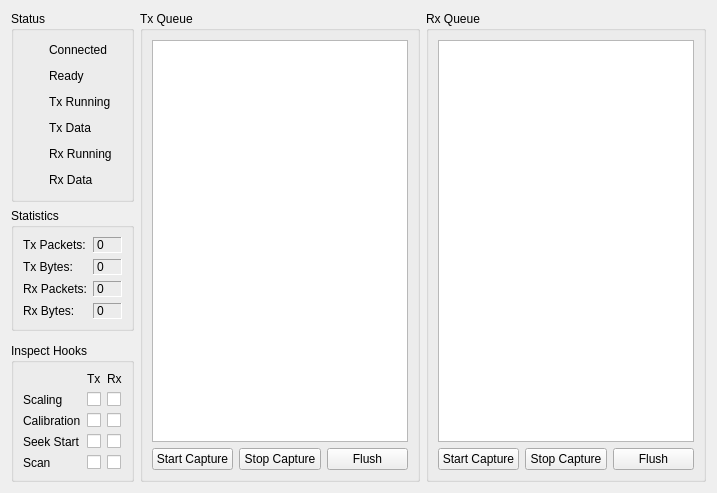
      <widget class="QWidget" name="tab_2">
       <attribute name="title">
        <string>Movement Control</string>
       </attribute>
       <layout class="QGridLayout" name="gridLayout_5" rowstretch="0,0,0,0">
        <item row="0" column="0" alignment="Qt::AlignTop">
         <widget class="QGroupBox" name="groupBox_5">
          <property name="title">
           <string>Status</string>
          </property>
          <property name="flat">
           <bool>true</bool>
          </property>
          <layout class="QGridLayout" name="gridLayout_3">
           <item row="3" column="0">
            <widget class="QWidget" name="tx_data_ind" native="true">
             <property name="sizePolicy">
              <sizepolicy hsizetype="Fixed" vsizetype="Fixed">
               <horstretch>0</horstretch>
               <verstretch>0</verstretch>
              </sizepolicy>
             </property>
             <property name="minimumSize">
              <size>
               <width>20</width>
               <height>20</height>
              </size>
             </property>
             <property name="maximumSize">
              <size>
               <width>20</width>
               <height>20</height>
              </size>
             </property>
             <property name="styleSheet">
              <string notr="true">background: &quot;red&quot;;</string>
             </property>
            </widget>
           </item>
           <item row="1" column="0">
            <widget class="QWidget" name="ready_ind" native="true">
             <property name="sizePolicy">
              <sizepolicy hsizetype="Fixed" vsizetype="Fixed">
               <horstretch>0</horstretch>
               <verstretch>0</verstretch>
              </sizepolicy>
             </property>
             <property name="minimumSize">
              <size>
               <width>20</width>
               <height>20</height>
              </size>
             </property>
             <property name="maximumSize">
              <size>
               <width>20</width>
               <height>20</height>
              </size>
             </property>
             <property name="styleSheet">
              <string notr="true">background: &quot;red&quot;;</string>
             </property>
            </widget>
           </item>
           <item row="2" column="0">
            <widget class="QWidget" name="tx_running_ind" native="true">
             <property name="sizePolicy">
              <sizepolicy hsizetype="Fixed" vsizetype="Fixed">
               <horstretch>0</horstretch>
               <verstretch>0</verstretch>
              </sizepolicy>
             </property>
             <property name="minimumSize">
              <size>
               <width>20</width>
               <height>20</height>
              </size>
             </property>
             <property name="maximumSize">
              <size>
               <width>20</width>
               <height>20</height>
              </size>
             </property>
             <property name="styleSheet">
              <string notr="true">background: &quot;red&quot;;</string>
             </property>
            </widget>
           </item>
           <item row="0" column="0">
            <widget class="QWidget" name="connected_ind" native="true">
             <property name="sizePolicy">
              <sizepolicy hsizetype="Fixed" vsizetype="Fixed">
               <horstretch>0</horstretch>
               <verstretch>0</verstretch>
              </sizepolicy>
             </property>
             <property name="minimumSize">
              <size>
               <width>20</width>
               <height>20</height>
              </size>
             </property>
             <property name="maximumSize">
              <size>
               <width>20</width>
               <height>20</height>
              </size>
             </property>
             <property name="styleSheet">
              <string notr="true">background: &quot;red&quot;;</string>
             </property>
            </widget>
           </item>
           <item row="4" column="0">
            <widget class="QWidget" name="rx_running_ind" native="true">
             <property name="sizePolicy">
              <sizepolicy hsizetype="Fixed" vsizetype="Fixed">
               <horstretch>0</horstretch>
               <verstretch>0</verstretch>
              </sizepolicy>
             </property>
             <property name="minimumSize">
              <size>
               <width>20</width>
               <height>20</height>
              </size>
             </property>
             <property name="maximumSize">
              <size>
               <width>20</width>
               <height>20</height>
              </size>
             </property>
             <property name="styleSheet">
              <string notr="true">background: &quot;red&quot;;</string>
             </property>
            </widget>
           </item>
           <item row="1" column="1">
            <widget class="QLabel" name="label_16">
             <property name="text">
              <string>Ready</string>
             </property>
            </widget>
           </item>
           <item row="0" column="1">
            <widget class="QLabel" name="label_15">
             <property name="text">
              <string>Connected</string>
             </property>
            </widget>
           </item>
           <item row="4" column="1">
            <widget class="QLabel" name="label_14">
             <property name="text">
              <string>Rx Running</string>
             </property>
            </widget>
           </item>
           <item row="2" column="1">
            <widget class="QLabel" name="label_9">
             <property name="text">
              <string>Tx Running</string>
             </property>
            </widget>
           </item>
           <item row="3" column="1">
            <widget class="QLabel" name="label_20">
             <property name="text">
              <string>Tx Data</string>
             </property>
            </widget>
           </item>
           <item row="5" column="0">
            <widget class="QWidget" name="rx_data_ind" native="true">
             <property name="sizePolicy">
              <sizepolicy hsizetype="Fixed" vsizetype="Fixed">
               <horstretch>0</horstretch>
               <verstretch>0</verstretch>
              </sizepolicy>
             </property>
             <property name="minimumSize">
              <size>
               <width>20</width>
               <height>20</height>
              </size>
             </property>
             <property name="maximumSize">
              <size>
               <width>20</width>
               <height>20</height>
              </size>
             </property>
             <property name="styleSheet">
              <string notr="true">background: &quot;red&quot;;</string>
             </property>
            </widget>
           </item>
           <item row="5" column="1">
            <widget class="QLabel" name="label_22">
             <property name="text">
              <string>Rx Data</string>
             </property>
            </widget>
           </item>
          </layout>
         </widget>
        </item>
        <item row="0" column="2" rowspan="4">
         <widget class="QGroupBox" name="groupBox_9">
          <property name="title">
           <string>Rx Queue</string>
          </property>
          <property name="flat">
           <bool>true</bool>
          </property>
          <layout class="QGridLayout" name="gridLayout_8">
           <item row="1" column="0">
            <widget class="QPushButton" name="rx_start_cap_button">
             <property name="text">
              <string>Start Capture</string>
             </property>
            </widget>
           </item>
           <item row="1" column="1">
            <widget class="QPushButton" name="rx_stop_cap_button">
             <property name="text">
              <string>Stop Capture</string>
             </property>
            </widget>
           </item>
           <item row="1" column="2">
            <widget class="QPushButton" name="rx_flush_button">
             <property name="text">
              <string>Flush</string>
             </property>
            </widget>
           </item>
           <item row="0" column="0" colspan="3">
            <widget class="QTableView" name="rx_queue_table">
             <property name="sizePolicy">
              <sizepolicy hsizetype="Preferred" vsizetype="Preferred">
               <horstretch>0</horstretch>
               <verstretch>0</verstretch>
              </sizepolicy>
             </property>
            </widget>
           </item>
          </layout>
         </widget>
        </item>
        <item row="0" column="1" rowspan="4">
         <widget class="QGroupBox" name="groupBox_6">
          <property name="title">
           <string>Tx Queue</string>
          </property>
          <property name="flat">
           <bool>true</bool>
          </property>
          <layout class="QGridLayout" name="gridLayout_6">
           <item row="1" column="1">
            <widget class="QPushButton" name="tx_stop_cap_button">
             <property name="text">
              <string>Stop Capture</string>
             </property>
            </widget>
           </item>
           <item row="1" column="0">
            <widget class="QPushButton" name="tx_start_cap_button">
             <property name="text">
              <string>Start Capture</string>
             </property>
            </widget>
           </item>
           <item row="1" column="2">
            <widget class="QPushButton" name="tx_flush_button">
             <property name="text">
              <string>Flush</string>
             </property>
            </widget>
           </item>
           <item row="0" column="0" colspan="3">
            <widget class="QTableView" name="tx_queue_table">
             <property name="sizePolicy">
              <sizepolicy hsizetype="Preferred" vsizetype="Preferred">
               <horstretch>0</horstretch>
               <verstretch>0</verstretch>
              </sizepolicy>
             </property>
            </widget>
           </item>
          </layout>
         </widget>
        </item>
        <item row="3" column="0" alignment="Qt::AlignTop">
         <widget class="QGroupBox" name="groupBox_8">
          <property name="title">
           <string>Inspect Hooks</string>
          </property>
          <property name="flat">
           <bool>true</bool>
          </property>
          <layout class="QGridLayout" name="gridLayout_7">
           <item row="1" column="0">
            <widget class="QLabel" name="label_25">
             <property name="text">
              <string>Scaling</string>
             </property>
            </widget>
           </item>
           <item row="4" column="0">
            <widget class="QLabel" name="label_28">
             <property name="text">
              <string>Scan</string>
             </property>
            </widget>
           </item>
           <item row="1" column="2" alignment="Qt::AlignHCenter">
            <widget class="QCheckBox" name="rx_scaling_hook">
             <property name="text">
              <string/>
             </property>
            </widget>
           </item>
           <item row="2" column="1" alignment="Qt::AlignHCenter">
            <widget class="QCheckBox" name="tx_calib_hook">
             <property name="sizePolicy">
              <sizepolicy hsizetype="Preferred" vsizetype="Preferred">
               <horstretch>0</horstretch>
               <verstretch>0</verstretch>
              </sizepolicy>
             </property>
             <property name="text">
              <string/>
             </property>
            </widget>
           </item>
           <item row="1" column="1" alignment="Qt::AlignHCenter">
            <widget class="QCheckBox" name="tx_scaling_hook">
             <property name="sizePolicy">
              <sizepolicy hsizetype="Preferred" vsizetype="Preferred">
               <horstretch>0</horstretch>
               <verstretch>0</verstretch>
              </sizepolicy>
             </property>
             <property name="text">
              <string/>
             </property>
            </widget>
           </item>
           <item row="2" column="2" alignment="Qt::AlignHCenter">
            <widget class="QCheckBox" name="rx_calib_hook">
             <property name="sizePolicy">
              <sizepolicy hsizetype="Preferred" vsizetype="Preferred">
               <horstretch>0</horstretch>
               <verstretch>0</verstretch>
              </sizepolicy>
             </property>
             <property name="text">
              <string/>
             </property>
            </widget>
           </item>
           <item row="3" column="1" alignment="Qt::AlignHCenter">
            <widget class="QCheckBox" name="tx_seek_hook">
             <property name="sizePolicy">
              <sizepolicy hsizetype="Preferred" vsizetype="Preferred">
               <horstretch>0</horstretch>
               <verstretch>0</verstretch>
              </sizepolicy>
             </property>
             <property name="text">
              <string/>
             </property>
            </widget>
           </item>
           <item row="4" column="1" alignment="Qt::AlignHCenter">
            <widget class="QCheckBox" name="tx_scan_hook">
             <property name="sizePolicy">
              <sizepolicy hsizetype="Preferred" vsizetype="Preferred">
               <horstretch>0</horstretch>
               <verstretch>0</verstretch>
              </sizepolicy>
             </property>
             <property name="text">
              <string/>
             </property>
            </widget>
           </item>
           <item row="3" column="2" alignment="Qt::AlignHCenter">
            <widget class="QCheckBox" name="rx_seek_hook">
             <property name="sizePolicy">
              <sizepolicy hsizetype="Preferred" vsizetype="Preferred">
               <horstretch>0</horstretch>
               <verstretch>0</verstretch>
              </sizepolicy>
             </property>
             <property name="text">
              <string/>
             </property>
            </widget>
           </item>
           <item row="4" column="2" alignment="Qt::AlignHCenter">
            <widget class="QCheckBox" name="rx_scan_hook">
             <property name="sizePolicy">
              <sizepolicy hsizetype="Preferred" vsizetype="Preferred">
               <horstretch>0</horstretch>
               <verstretch>0</verstretch>
              </sizepolicy>
             </property>
             <property name="text">
              <string/>
             </property>
            </widget>
           </item>
           <item row="3" column="0">
            <widget class="QLabel" name="label_27">
             <property name="text">
              <string>Seek Start</string>
             </property>
            </widget>
           </item>
           <item row="2" column="0">
            <widget class="QLabel" name="label_26">
             <property name="text">
              <string>Calibration</string>
             </property>
            </widget>
           </item>
           <item row="0" column="1" alignment="Qt::AlignHCenter">
            <widget class="QLabel" name="label_29">
             <property name="text">
              <string>Tx</string>
             </property>
            </widget>
           </item>
           <item row="0" column="2" alignment="Qt::AlignHCenter">
            <widget class="QLabel" name="label_30">
             <property name="text">
              <string>Rx</string>
             </property>
            </widget>
           </item>
          </layout>
         </widget>
        </item>
        <item row="1" column="0">
         <widget class="QGroupBox" name="groupBox_7">
          <property name="title">
           <string>Statistics</string>
          </property>
          <property name="flat">
           <bool>true</bool>
          </property>
          <layout class="QFormLayout" name="formLayout_2">
           <item row="0" column="0">
            <widget class="QLabel" name="label_17">
             <property name="text">
              <string>Tx Packets:</string>
             </property>
            </widget>
           </item>
           <item row="0" column="1">
            <widget class="QLabel" name="tx_packet_stat">
             <property name="frameShape">
              <enum>QFrame::Panel</enum>
             </property>
             <property name="frameShadow">
              <enum>QFrame::Sunken</enum>
             </property>
             <property name="lineWidth">
              <number>1</number>
             </property>
             <property name="text">
              <string>0</string>
             </property>
            </widget>
           </item>
           <item row="1" column="0">
            <widget class="QLabel" name="label_19">
             <property name="text">
              <string>Tx Bytes:</string>
             </property>
            </widget>
           </item>
           <item row="1" column="1">
            <widget class="QLabel" name="tx_byte_stat">
             <property name="frameShape">
              <enum>QFrame::Panel</enum>
             </property>
             <property name="frameShadow">
              <enum>QFrame::Sunken</enum>
             </property>
             <property name="lineWidth">
              <number>1</number>
             </property>
             <property name="text">
              <string>0</string>
             </property>
            </widget>
           </item>
           <item row="2" column="0">
            <widget class="QLabel" name="label_21">
             <property name="text">
              <string>Rx Packets:</string>
             </property>
            </widget>
           </item>
           <item row="2" column="1">
            <widget class="QLabel" name="rx_packet_stat">
             <property name="frameShape">
              <enum>QFrame::Panel</enum>
             </property>
             <property name="frameShadow">
              <enum>QFrame::Sunken</enum>
             </property>
             <property name="lineWidth">
              <number>1</number>
             </property>
             <property name="text">
              <string>0</string>
             </property>
            </widget>
           </item>
           <item row="3" column="0">
            <widget class="QLabel" name="label_23">
             <property name="text">
              <string>Rx Bytes:</string>
             </property>
            </widget>
           </item>
           <item row="3" column="1">
            <widget class="QLabel" name="rx_byte_stat">
             <property name="frameShape">
              <enum>QFrame::Panel</enum>
             </property>
             <property name="frameShadow">
              <enum>QFrame::Sunken</enum>
             </property>
             <property name="lineWidth">
              <number>1</number>
             </property>
             <property name="text">
              <string>0</string>
             </property>
            </widget>
           </item>
          </layout>
         </widget>
        </item>
       </layout>
      </widget>
